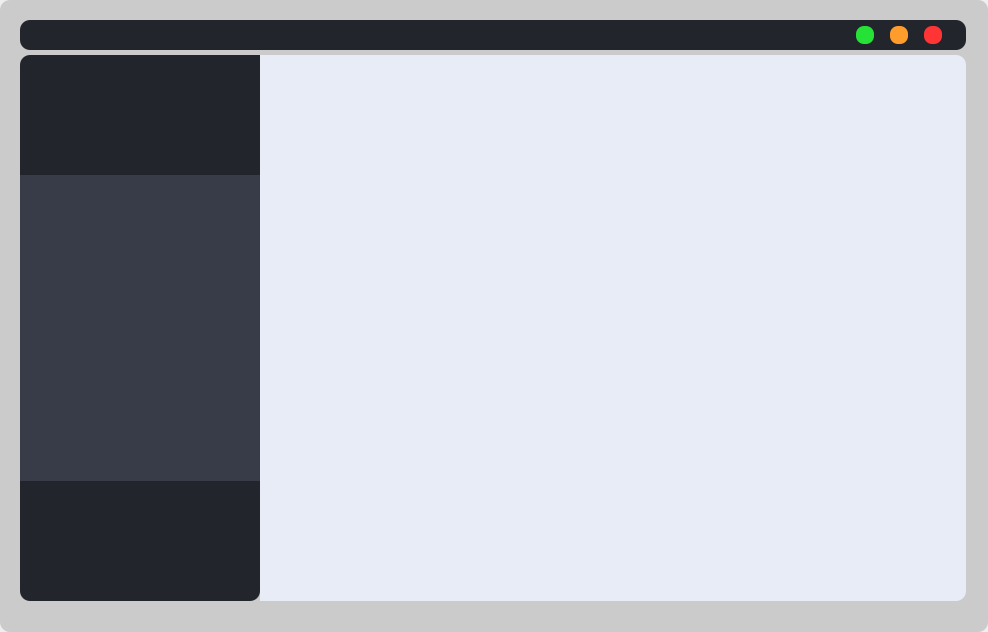
<?xml version="1.0" encoding="UTF-8"?>
<ui version="4.0">
 <class>MainWindow</class>
 <widget class="QMainWindow" name="MainWindow">
  <property name="geometry">
   <rect>
    <x>0</x>
    <y>0</y>
    <width>988</width>
    <height>632</height>
   </rect>
  </property>
  <property name="windowTitle">
   <string>MainWindow</string>
  </property>
  <property name="styleSheet">
   <string notr="true">QWidget#TheWidget{
border-image: url(:/images/space.jpg);
background-color: rgba(190, 190, 190, 190);
border-radius: 10px;
backdrop-filter: blur(60px);
}</string>
  </property>
  <widget class="QWidget" name="TheWidget">
   <property name="whatsThis">
    <string>&lt;html&gt;&lt;head/&gt;&lt;body&gt;&lt;p&gt;centWidg&lt;/p&gt;&lt;/body&gt;&lt;/html&gt;</string>
   </property>
   <widget class="QWidget" name="layoutWidget">
    <property name="geometry">
     <rect>
      <x>20</x>
      <y>20</y>
      <width>946</width>
      <height>581</height>
     </rect>
    </property>
    <layout class="QVBoxLayout" name="verticalLayout_2" stretch="0,0">
     <property name="spacing">
      <number>5</number>
     </property>
     <property name="sizeConstraint">
      <enum>QLayout::SetMaximumSize</enum>
     </property>
     <item>
      <widget class="QWidget" name="topbar" native="true">
       <property name="sizePolicy">
        <sizepolicy hsizetype="MinimumExpanding" vsizetype="Fixed">
         <horstretch>0</horstretch>
         <verstretch>25</verstretch>
        </sizepolicy>
       </property>
       <property name="minimumSize">
        <size>
         <width>94</width>
         <height>0</height>
        </size>
       </property>
       <property name="maximumSize">
        <size>
         <width>16777215</width>
         <height>30</height>
        </size>
       </property>
       <property name="layoutDirection">
        <enum>Qt::LeftToRight</enum>
       </property>
       <property name="styleSheet">
        <string notr="true">background-color: rgb(34, 37, 44);
border-radius: 10px;
</string>
       </property>
       <widget class="QWidget" name="horizontalLayoutWidget_2">
        <property name="geometry">
         <rect>
          <x>820</x>
          <y>0</y>
          <width>121</width>
          <height>31</height>
         </rect>
        </property>
        <layout class="QHBoxLayout" name="horizontalLayout_2">
         <property name="spacing">
          <number>0</number>
         </property>
         <property name="sizeConstraint">
          <enum>QLayout::SetDefaultConstraint</enum>
         </property>
         <item>
          <widget class="QPushButton" name="expandBtn">
           <property name="sizePolicy">
            <sizepolicy hsizetype="Fixed" vsizetype="Fixed">
             <horstretch>0</horstretch>
             <verstretch>0</verstretch>
            </sizepolicy>
           </property>
           <property name="maximumSize">
            <size>
             <width>18</width>
             <height>18</height>
            </size>
           </property>
           <property name="styleSheet">
            <string notr="true">QPushButton#expandBtn{
background-color: rgb(38, 225, 54);
border-radius: 8px;
}

QPushButton#expandBtn:hover{
background-color: rgb(137, 225, 121);
}

QPushButton#expandBtn:pressed{
background-color: rgb(61, 148, 225);
}</string>
           </property>
           <property name="text">
            <string/>
           </property>
          </widget>
         </item>
         <item>
          <widget class="QPushButton" name="minBtn">
           <property name="sizePolicy">
            <sizepolicy hsizetype="Fixed" vsizetype="Fixed">
             <horstretch>0</horstretch>
             <verstretch>0</verstretch>
            </sizepolicy>
           </property>
           <property name="maximumSize">
            <size>
             <width>18</width>
             <height>18</height>
            </size>
           </property>
           <property name="styleSheet">
            <string notr="true">QPushButton#minBtn{
background-color: rgb(255, 157, 44);
border-radius: 8px;
}

QPushButton#minBtn:hover{
background-color: rgb(255, 180, 89);
}

QPushButton#minBtn:pressed{
background-color: rgb(61, 148, 225);
}</string>
           </property>
           <property name="text">
            <string/>
           </property>
          </widget>
         </item>
         <item>
          <widget class="QPushButton" name="closeBtn">
           <property name="sizePolicy">
            <sizepolicy hsizetype="Fixed" vsizetype="Fixed">
             <horstretch>0</horstretch>
             <verstretch>0</verstretch>
            </sizepolicy>
           </property>
           <property name="maximumSize">
            <size>
             <width>18</width>
             <height>18</height>
            </size>
           </property>
           <property name="styleSheet">
            <string notr="true">QPushButton#closeBtn{
background-color: rgb(255, 53, 53);
border-radius: 8px;
}

QPushButton#closeBtn:hover{
background-color: rgb(255, 105, 105);
}

QPushButton#closeBtn:pressed{
background-color: rgb(61, 148, 225);
}</string>
           </property>
           <property name="text">
            <string/>
           </property>
          </widget>
         </item>
        </layout>
       </widget>
      </widget>
     </item>
     <item>
      <layout class="QHBoxLayout" name="horizontalLayout">
       <property name="spacing">
        <number>0</number>
       </property>
       <item>
        <layout class="QVBoxLayout" name="verticalLayout">
         <property name="spacing">
          <number>0</number>
         </property>
         <item>
          <widget class="QWidget" name="widget_2" native="true">
           <property name="sizePolicy">
            <sizepolicy hsizetype="Fixed" vsizetype="Fixed">
             <horstretch>0</horstretch>
             <verstretch>0</verstretch>
            </sizepolicy>
           </property>
           <property name="minimumSize">
            <size>
             <width>240</width>
             <height>120</height>
            </size>
           </property>
           <property name="maximumSize">
            <size>
             <width>240</width>
             <height>120</height>
            </size>
           </property>
           <property name="styleSheet">
            <string notr="true">background-color: rgb(34, 37, 44);
border-top-left-radius: 10px;</string>
           </property>
          </widget>
         </item>
         <item>
          <widget class="QWidget" name="sidebar" native="true">
           <property name="sizePolicy">
            <sizepolicy hsizetype="Fixed" vsizetype="MinimumExpanding">
             <horstretch>30</horstretch>
             <verstretch>0</verstretch>
            </sizepolicy>
           </property>
           <property name="minimumSize">
            <size>
             <width>240</width>
             <height>300</height>
            </size>
           </property>
           <property name="maximumSize">
            <size>
             <width>240</width>
             <height>16777215</height>
            </size>
           </property>
           <property name="styleSheet">
            <string notr="true">background-color: rgb(56, 60, 72);
</string>
           </property>
          </widget>
         </item>
         <item>
          <widget class="QWidget" name="widget" native="true">
           <property name="sizePolicy">
            <sizepolicy hsizetype="Fixed" vsizetype="Fixed">
             <horstretch>0</horstretch>
             <verstretch>0</verstretch>
            </sizepolicy>
           </property>
           <property name="minimumSize">
            <size>
             <width>240</width>
             <height>120</height>
            </size>
           </property>
           <property name="maximumSize">
            <size>
             <width>240</width>
             <height>120</height>
            </size>
           </property>
           <property name="styleSheet">
            <string notr="true">background-color: rgb(34, 37, 44);
border-bottom-left-radius: 10px;
border-bottom-right-radius: 10px;</string>
           </property>
          </widget>
         </item>
        </layout>
       </item>
       <item>
        <widget class="QWidget" name="canvas" native="true">
         <property name="sizePolicy">
          <sizepolicy hsizetype="MinimumExpanding" vsizetype="MinimumExpanding">
           <horstretch>0</horstretch>
           <verstretch>0</verstretch>
          </sizepolicy>
         </property>
         <property name="minimumSize">
          <size>
           <width>700</width>
           <height>540</height>
          </size>
         </property>
         <property name="styleSheet">
          <string notr="true">background-color: rgb(232, 236, 247);
border-top-right-radius: 10px;
border-bottom-right-radius: 10px;</string>
         </property>
        </widget>
       </item>
      </layout>
     </item>
    </layout>
   </widget>
  </widget>
 </widget>
 <resources/>
 <connections>
  <connection>
   <sender>minBtn</sender>
   <signal>clicked()</signal>
   <receiver>MainWindow</receiver>
   <slot>showMinimized()</slot>
   <hints>
    <hint type="sourcelabel">
     <x>900</x>
     <y>35</y>
    </hint>
    <hint type="destinationlabel">
     <x>493</x>
     <y>465</y>
    </hint>
   </hints>
  </connection>
  <connection>
   <sender>closeBtn</sender>
   <signal>clicked()</signal>
   <receiver>MainWindow</receiver>
   <slot>close()</slot>
   <hints>
    <hint type="sourcelabel">
     <x>934</x>
     <y>35</y>
    </hint>
    <hint type="destinationlabel">
     <x>493</x>
     <y>465</y>
    </hint>
   </hints>
  </connection>
 </connections>
</ui>
